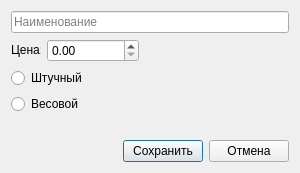
<?xml version="1.0" encoding="UTF-8"?>
<ui version="4.0">
 <class>itemDialog</class>
 <widget class="QDialog" name="itemDialog">
  <property name="geometry">
   <rect>
    <x>0</x>
    <y>0</y>
    <width>300</width>
    <height>170</height>
   </rect>
  </property>
  <property name="windowTitle">
   <string>Товар</string>
  </property>
  <layout class="QVBoxLayout" name="verticalLayout">
   <item>
    <widget class="QLineEdit" name="name">
     <property name="placeholderText">
      <string>Наименование</string>
     </property>
    </widget>
   </item>
   <item>
    <layout class="QHBoxLayout" name="horizontalLayout_2">
     <item>
      <widget class="QLabel" name="label">
       <property name="maximumSize">
        <size>
         <width>30</width>
         <height>20</height>
        </size>
       </property>
       <property name="text">
        <string>Цена:</string>
       </property>
      </widget>
     </item>
     <item>
      <widget class="QDoubleSpinBox" name="cost">
       <property name="maximum">
        <double>16777215.000000000000000</double>
       </property>
       <property name="singleStep">
        <double>0.010000000000000</double>
       </property>
      </widget>
     </item>
     <item>
      <spacer name="horizontalSpacer_2">
       <property name="orientation">
        <enum>Qt::Horizontal</enum>
       </property>
       <property name="sizeType">
        <enum>QSizePolicy::Maximum</enum>
       </property>
       <property name="sizeHint" stdset="0">
        <size>
         <width>150</width>
         <height>20</height>
        </size>
       </property>
      </spacer>
     </item>
    </layout>
   </item>
   <item>
    <layout class="QVBoxLayout" name="verticalLayout_2">
     <item>
      <widget class="QRadioButton" name="radioCount">
       <property name="text">
        <string>Штучный</string>
       </property>
      </widget>
     </item>
     <item>
      <widget class="QRadioButton" name="radioMass">
       <property name="text">
        <string>Весовой</string>
       </property>
      </widget>
     </item>
    </layout>
   </item>
   <item>
    <widget class="QLabel" name="status">
     <property name="palette">
      <palette>
       <active>
        <colorrole role="WindowText">
         <brush brushstyle="SolidPattern">
          <color alpha="255">
           <red>255</red>
           <green>0</green>
           <blue>0</blue>
          </color>
         </brush>
        </colorrole>
       </active>
       <inactive>
        <colorrole role="WindowText">
         <brush brushstyle="SolidPattern">
          <color alpha="255">
           <red>255</red>
           <green>0</green>
           <blue>0</blue>
          </color>
         </brush>
        </colorrole>
       </inactive>
       <disabled>
        <colorrole role="WindowText">
         <brush brushstyle="SolidPattern">
          <color alpha="255">
           <red>120</red>
           <green>120</green>
           <blue>120</blue>
          </color>
         </brush>
        </colorrole>
       </disabled>
      </palette>
     </property>
     <property name="text">
      <string/>
     </property>
    </widget>
   </item>
   <item>
    <layout class="QHBoxLayout" name="horizontalLayout">
     <item>
      <spacer name="horizontalSpacer">
       <property name="orientation">
        <enum>Qt::Horizontal</enum>
       </property>
       <property name="sizeHint" stdset="0">
        <size>
         <width>40</width>
         <height>20</height>
        </size>
       </property>
      </spacer>
     </item>
     <item>
      <widget class="QPushButton" name="btnSave">
       <property name="text">
        <string>Сохранить</string>
       </property>
      </widget>
     </item>
     <item>
      <widget class="QPushButton" name="btnCancel">
       <property name="text">
        <string>Отмена</string>
       </property>
      </widget>
     </item>
    </layout>
   </item>
  </layout>
 </widget>
 <resources/>
 <connections/>
</ui>
